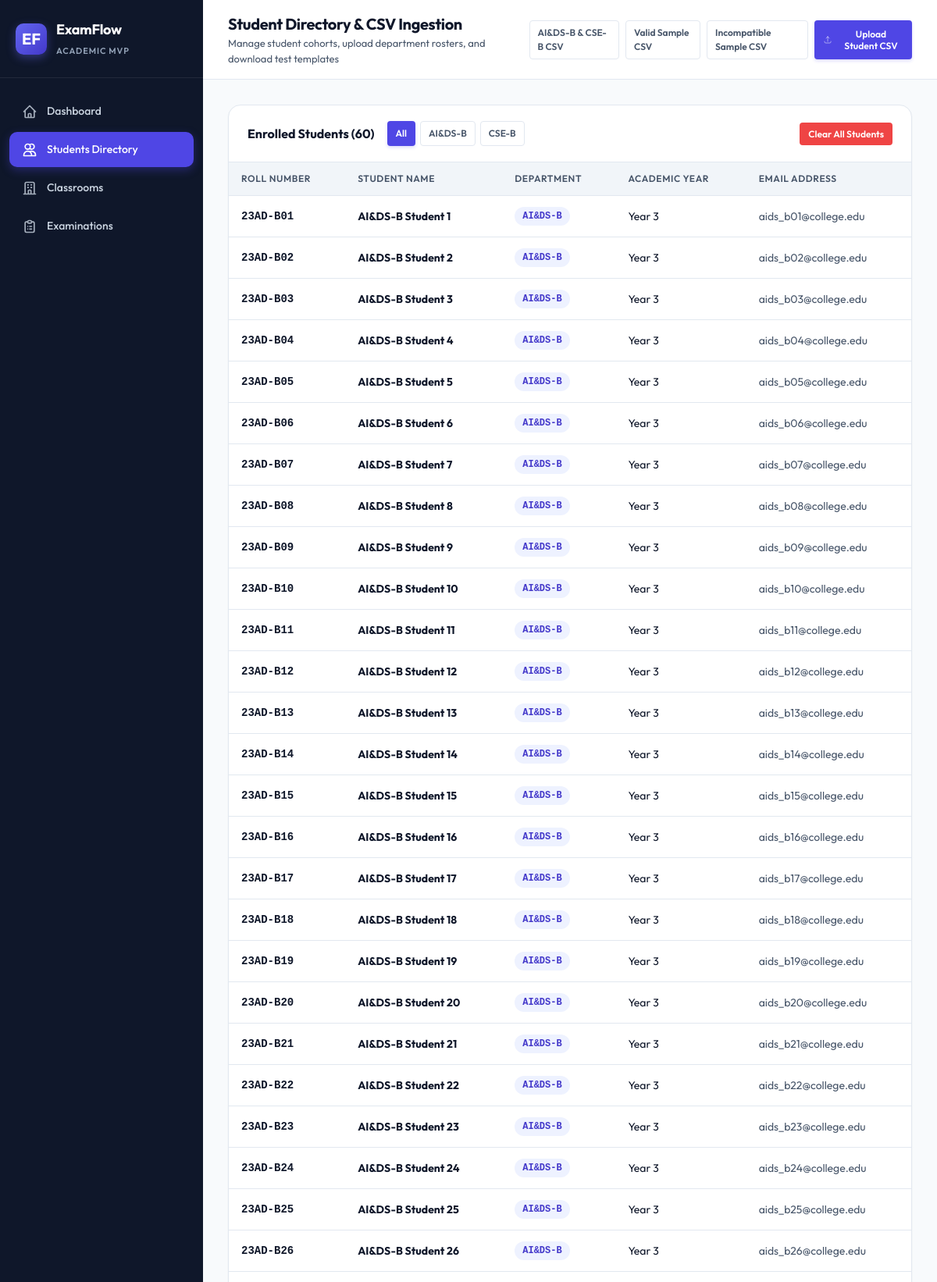
/students (upper part), run on the app's committed database.
### tables this page shows
CREATE TABLE students (
        id INTEGER PRIMARY KEY AUTOINCREMENT,
        roll_number TEXT UNIQUE NOT NULL,
        name TEXT NOT NULL,
        department TEXT NOT NULL,
        year INTEGER DEFAULT 3,
        email TEXT DEFAULT '',
        created_at TIMESTAMP DEFAULT CURRENT_TIMESTAMP
    );

### app.py (the view)
@app.route("/students")
def students_list():
    conn = get_db_connection()
    dept_filter = request.args.get("department", "")
    query = "SELECT * FROM students"
    params = []
    if dept_filter:
        query += " WHERE department = ?"
        params.append(dept_filter)
    query += " ORDER BY department, roll_number ASC"
    students = conn.execute(query, params).fetchall()
    all_depts = [r["department"] for r in conn.execute("SELECT DISTINCT department FROM students ORDER BY department").fetchall()]
    conn.close()
    return render_template("students.html", students=students, all_depts=all_depts, selected_dept=dept_filter)

### database.py (called while the page is built)
def get_db_connection() -> sqlite3.Connection:
    conn = sqlite3.connect(DB_PATH)
    conn.row_factory = sqlite3.Row
    conn.execute("PRAGMA foreign_keys = ON;")
    return conn

### templates/students.html (shortened to what this page needs)
{% extends "base.html" %}
{% block page_title %}Student Directory & CSV Ingestion{% endblock %}
{% block page_subtitle %}Manage student cohorts, upload department rosters, and download test templates{% endblock %}
{% block topbar_actions %}
  <div style="display: flex; gap: 8px;">
    <a href="{{ url_for('download_sample_csv', sample_type='aids_b_cse_b') }}" class="btn btn-secondary btn-sm" title="Download AI&DS-B and CSE-B sample CSV (30 each for 6x5 hall)">
      AI&DS-B & CSE-B CSV
    </a>
    <a href="{{ url_for('download_sample_csv', sample_type='valid') }}" class="btn btn-secondary btn-sm" title="Download balanced valid CSV (CSE: 40, ECE: 30, MECH: 10)">
      Valid Sample CSV
    </a>
    <a href="{{ url_for('download_sample_csv', sample_type='incompatible') }}" class="btn btn-secondary btn-sm" title="Download incompatible CSV (>50% CSE)">
      Incompatible Sample CSV
    </a>
    <button type="button" class="btn btn-primary btn-sm" data-modal-target="upload-modal">
      <svg fill="none" viewBox="0 0 24 24" stroke="currentColor">
        <path stroke-linecap="round" stroke-linejoin="round" d="M4 16v1a3 3 0 003 3h10a3 3 0 003-3v-1m-4-8l-4-4m0 0L8 8m4-4v12" />
      </svg>
      Upload Student CSV
    </button>
  </div>
{% endblock %}
{% block content %}
<div class="card">
  <div class="card-header">
    <div style="display: flex; align-items: center; gap: 16px;">
      <h3 class="card-title">Enrolled Students ({{ students|length }})</h3>
      <div style="display: flex; gap: 6px; flex-wrap: wrap;">
        <a href="{{ url_for('students_list') }}" class="btn btn-sm {% if not selected_dept %}btn-primary{% else %}btn-secondary{% endif %}">
          All
        </a>
        {% for d in all_depts %}
          <a href="{{ url_for('students_list', department=d) }}" class="btn btn-sm {% if selected_dept == d %}btn-primary{% else %}btn-secondary{% endif %}">
            {{ d }}
          </a>
        {% endfor %}
      </div>
    </div>
    {% if students %}
      <form action="{{ url_for('clear_students') }}" method="POST" onsubmit="return confirm('Are you sure you want to delete all student records?');">
        <button type="submit" class="btn btn-danger btn-sm">Clear All Students</button>
      </form>
    {% endif %}
  </div>
  <div class="table-responsive">
    <table class="table">
      <thead>
        <tr>
          <th>Roll Number</th>
          <th>Student Name</th>
          <th>Department</th>
          <th>Academic Year</th>
          <th>Email Address</th>
        </tr>
      </thead>
      <tbody>
        {% if students %}
          {% for s in students %}
            <tr>
              <td><span style="font-family: monospace; font-weight: 700;">{{ s.roll_number }}</span></td>
              <td><b>{{ s.name }}</b></td>
              <td><span class="badge badge-dept">{{ s.department }}</span></td>
              <td>Year {{ s.year }}</td>
              <td style="color: var(--text-secondary);">{{ s.email or '—' }}</td>
            </tr>
          {% endfor %}
        {% else %}
          <tr>
            <td colspan="5" style="text-align: center; color: var(--text-muted); padding: 40px;">
              No students found for the selected filter. Click <b>"Upload Student CSV"</b> to upload student rosters.
            </td>
          </tr>
        {% endif %}
      </tbody>
    </table>
  </div>
</div>
{% endblock %}

### static/css/style.css (style rules this page uses)
:root { --font-family: 'Outfit', -apple-system, BlinkMacSystemFont, 'Segoe UI', Roboto, Helvetica, Arial, sans-serif; --bg-primary: #f8fafc; --bg-surface: #ffffff; --bg-surface-subtle: #f1f5f9; --bg-sidebar: #0f172a; --bg-sidebar-hover: #1e293b; --bg-sidebar-active: #312e81; --border-color: #e2e8f0; --border-focus: #6366f1; --text-primary: #0f172a; --text-secondary: #475569; --text-muted: #94a3b8; --text-inverse: #ffffff; --brand-primary: #4f46e5; --brand-hover: #4338ca; --brand-subtle: #eef2ff; --success: #10b981; --success-subtle: #ecfdf5; --success-border: #a7f3d0; --success-text: #047857; --warning: #f59e0b; --warning-subtle: #fffbeb; --warning-border: #fde68a; --warning-text: #b45309; --danger: #ef4444; --danger-subtle: #fef2f2; --danger-border: #fecaca; --danger-text: #b91c1c; --info: #0284c7; --info-subtle: #f0f9ff; --info-border: #bae6fd; --info-text: #0369a1; --radius-sm: 6px; --radius-md: 10px; --radius-lg: 16px; --radius-full: 9999px; --shadow-sm: 0 1px 2px 0 rgb(0 0 0 / 0.05); --shadow-md: 0 4px 6px -1px rgb(0 0 0 / 0.08), 0 2px 4px -2px rgb(0 0 0 / 0.05); --shadow-lg: 0 10px 15px -3px rgb(0 0 0 / 0.08), 0 4px 6px -4px rgb(0 0 0 / 0.04); --shadow-xl: 0 20px 25px -5px rgb(0 0 0 / 0.1), 0 8px 10px -6px rgb(0 0 0 / 0.06); --transition-fast: 0.15s ease; --transition-normal: 0.25s ease; }
*, *::before, *::after { box-sizing: border-box; margin: 0; padding: 0; }
body { font-family: var(--font-family); background-color: var(--bg-primary); color: var(--text-primary); line-height: 1.5; -webkit-font-smoothing: antialiased; min-height: 100vh; display: flex; }
.btn { display: inline-flex; align-items: center; justify-content: center; gap: 8px; padding: 9px 16px; font-size: 14px; font-weight: 600; font-family: inherit; border-radius: var(--radius-sm); border: 1px solid transparent; cursor: pointer; text-decoration: none; transition: all var(--transition-fast); }
.btn svg { width: 16px; height: 16px; }
.btn-primary { background-color: var(--brand-primary); color: #fff; box-shadow: 0 2px 4px rgba(79, 70, 229, 0.2); }
.btn-secondary { background-color: var(--bg-surface); color: var(--text-secondary); border-color: var(--border-color); }
.btn-danger { background-color: var(--danger); color: #fff; }
.btn-sm { padding: 6px 10px; font-size: 12px; border-radius: 4px; }
.card { background: var(--bg-surface); border: 1px solid var(--border-color); border-radius: var(--radius-lg); box-shadow: var(--shadow-sm); margin-bottom: 24px; overflow: hidden; }
.card-header { padding: 20px 24px; border-bottom: 1px solid var(--border-color); display: flex; align-items: center; justify-content: space-between; }
.card-title { font-size: 16px; font-weight: 700; color: var(--text-primary); }
.table-responsive { width: 100%; overflow-x: auto; }
.table { width: 100%; border-collapse: separate; border-spacing: 0; font-size: 14px; }
.table th { background-color: var(--bg-surface-subtle); color: var(--text-secondary); font-weight: 600; text-align: left; padding: 12px 16px; border-bottom: 1px solid var(--border-color); font-size: 12px; text-transform: uppercase; letter-spacing: 0.05em; }
.table td { padding: 14px 16px; border-bottom: 1px solid var(--border-color); color: var(--text-primary); vertical-align: middle; }
.badge { display: inline-flex; align-items: center; padding: 3px 10px; font-size: 12px; font-weight: 600; border-radius: var(--radius-full); }
.badge-dept { background-color: #eef2ff; color: #4338ca; font-family: monospace; }

### data on the page
students: roll_number "23AD-B01", name "AI&DS-B Student 1", department "AI&DS-B", year "3", email "aids_b01@college.edu"
students: roll_number "23AD-B02", name "AI&DS-B Student 2", department "AI&DS-B", year "3", email "aids_b02@college.edu"
students: roll_number "23AD-B03", name "AI&DS-B Student 3", department "AI&DS-B", year "3", email "aids_b03@college.edu"
students: roll_number "23AD-B04", name "AI&DS-B Student 4", department "AI&DS-B", year "3", email "aids_b04@college.edu"
students: roll_number "23AD-B05", name "AI&DS-B Student 5", department "AI&DS-B", year "3", email "aids_b05@college.edu"
students: roll_number "23AD-B06", name "AI&DS-B Student 6", department "AI&DS-B", year "3", email "aids_b06@college.edu"
students: roll_number "23AD-B07", name "AI&DS-B Student 7", department "AI&DS-B", year "3", email "aids_b07@college.edu"
students: roll_number "23AD-B08", name "AI&DS-B Student 8", department "AI&DS-B", year "3", email "aids_b08@college.edu"
students: roll_number "23AD-B09", name "AI&DS-B Student 9", department "AI&DS-B", year "3", email "aids_b09@college.edu"
students: roll_number "23AD-B10", name "AI&DS-B Student 10", department "AI&DS-B", year "3", email "aids_b10@college.edu"
students: roll_number "23AD-B11", name "AI&DS-B Student 11", department "AI&DS-B", year "3", email "aids_b11@college.edu"
students: roll_number "23AD-B12", name "AI&DS-B Student 12", department "AI&DS-B", year "3", email "aids_b12@college.edu"
students: roll_number "23AD-B13", name "AI&DS-B Student 13", department "AI&DS-B", year "3", email "aids_b13@college.edu"
students: roll_number "23AD-B14", name "AI&DS-B Student 14", department "AI&DS-B", year "3", email "aids_b14@college.edu"
students: roll_number "23AD-B15", name "AI&DS-B Student 15", department "AI&DS-B", year "3", email "aids_b15@college.edu"
students: roll_number "23AD-B16", name "AI&DS-B Student 16", department "AI&DS-B", year "3", email "aids_b16@college.edu"
students: roll_number "23AD-B17", name "AI&DS-B Student 17", department "AI&DS-B", year "3", email "aids_b17@college.edu"
students: roll_number "23AD-B18", name "AI&DS-B Student 18", department "AI&DS-B", year "3", email "aids_b18@college.edu"
students: roll_number "23AD-B19", name "AI&DS-B Student 19", department "AI&DS-B", year "3", email "aids_b19@college.edu"
students: roll_number "23AD-B20", name "AI&DS-B Student 20", department "AI&DS-B", year "3", email "aids_b20@college.edu"
students: roll_number "23AD-B21", name "AI&DS-B Student 21", department "AI&DS-B", year "3", email "aids_b21@college.edu"
students: roll_number "23AD-B22", name "AI&DS-B Student 22", department "AI&DS-B", year "3", email "aids_b22@college.edu"
students: roll_number "23AD-B23", name "AI&DS-B Student 23", department "AI&DS-B", year "3", email "aids_b23@college.edu"
students: roll_number "23AD-B24", name "AI&DS-B Student 24", department "AI&DS-B", year "3", email "aids_b24@college.edu"
students: roll_number "23AD-B25", name "AI&DS-B Student 25", department "AI&DS-B", year "3", email "aids_b25@college.edu"
students: roll_number "23AD-B26", name "AI&DS-B Student 26", department "AI&DS-B", year "3", email "aids_b26@college.edu"

### other printed values
{{ students|length }} "60"
{{ d }} "AI&DS-B" "CSE-B"
